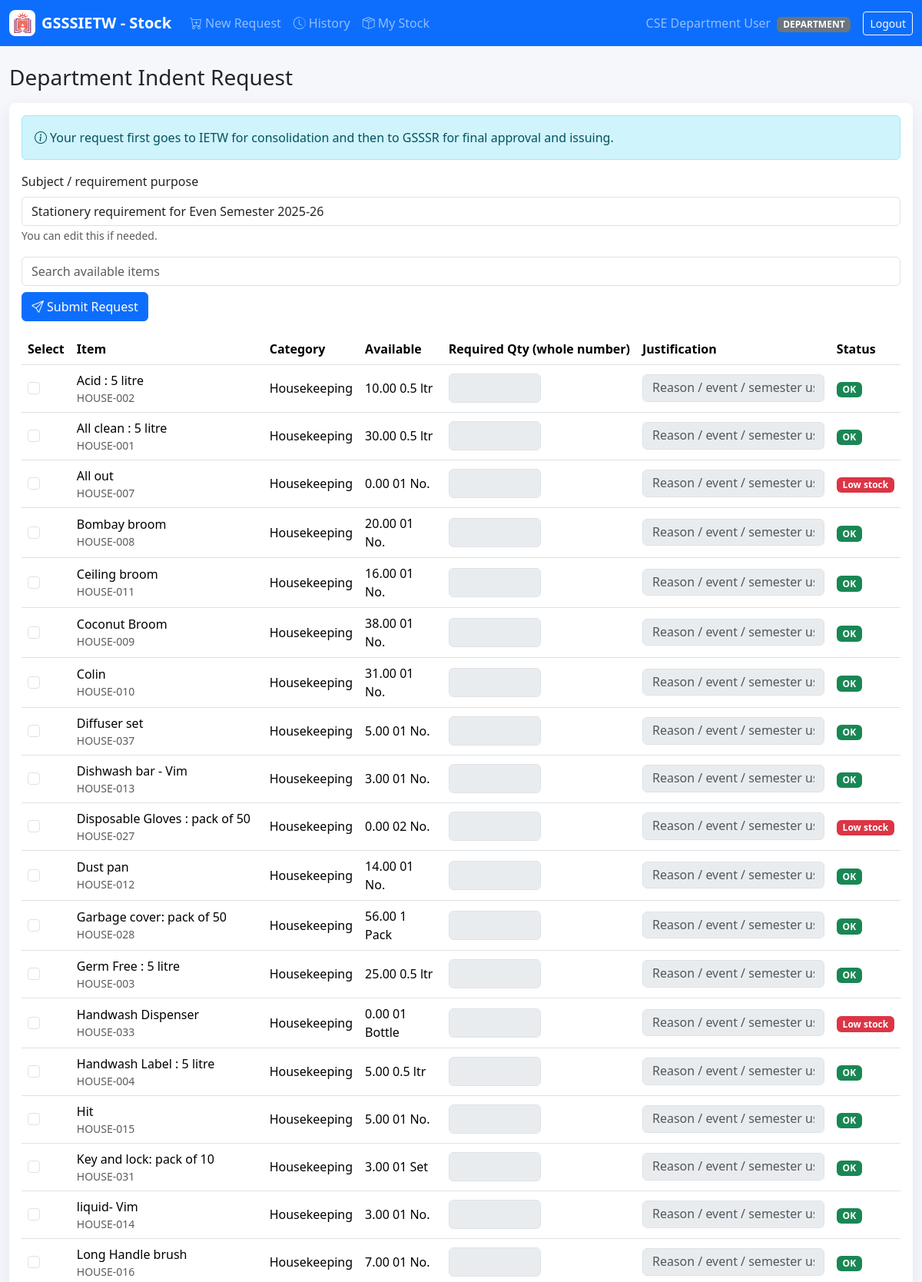
Screenshot of /department/request.php (signed in, upper part) with the database file from the repository.
### tables this page shows
CREATE TABLE items (
  id INT AUTO_INCREMENT PRIMARY KEY,
  item_code VARCHAR(60) NOT NULL UNIQUE,
  item_name VARCHAR(180) NOT NULL,
  category_id INT NOT NULL,
  quantity DECIMAL(12,2) NOT NULL DEFAULT 0,
  unit VARCHAR(40) NOT NULL DEFAULT 'Nos',
  unit_price DECIMAL(12,2) NOT NULL DEFAULT 0,
  minimum_stock DECIMAL(12,2) NOT NULL DEFAULT 0,
  storage_location VARCHAR(160) NULL,
  description TEXT NULL,
  status ENUM('ACTIVE','INACTIVE') NOT NULL DEFAULT 'ACTIVE',
  archive_reason TEXT NULL,
  archived_by INT NULL,
  archived_at DATETIME NULL,
  deletion_approval_status ENUM('NOT_REQUESTED','PENDING_GSSSR','APPROVED_BY_GSSSR','REJECTED_BY_GSSSR') NOT NULL DEFAULT 'NOT_REQUESTED',
  invoice_path VARCHAR(255) NULL,
  created_by INT NULL,
  created_at TIMESTAMP DEFAULT CURRENT_TIMESTAMP,
  updated_at TIMESTAMP NULL DEFAULT NULL ON UPDATE CURRENT_TIMESTAMP,
  deleted_at TIMESTAMP NULL DEFAULT NULL,
  INDEX idx_items_category (category_id),
  INDEX idx_items_low_stock (quantity, minimum_stock),
  FOREIGN KEY (category_id) REFERENCES categories(id),
  FOREIGN KEY (created_by) REFERENCES users(id),
  FOREIGN KEY (archived_by) REFERENCES users(id)
);

CREATE TABLE categories (
  id INT AUTO_INCREMENT PRIMARY KEY,
  name VARCHAR(120) NOT NULL UNIQUE,
  description TEXT NULL,
  created_at TIMESTAMP DEFAULT CURRENT_TIMESTAMP
);

### includes/db.php (called while the page is built, shortened)
<?php
final class Database
{
    private static ?PDO $pdo = null;
    public static function conn(): PDO
    {
        if (self::$pdo === null) {
            $dsn = 'mysql:host=' . DB_HOST . ';dbname=' . DB_NAME . ';charset=utf8mb4';
            self::$pdo = new PDO($dsn, DB_USER, DB_PASS, [
                PDO::ATTR_ERRMODE => PDO::ERRMODE_EXCEPTION,
                PDO::ATTR_DEFAULT_FETCH_MODE => PDO::FETCH_ASSOC,
                PDO::ATTR_EMULATE_PREPARES => false,
            ]);
        }
        return self::$pdo;
    }
}

### department/request.php (the view, shortened to what this page needs)
<?php
require_once __DIR__ . '/../includes/layout.php';
$currentMonth = (int)date('n');
$currentYear  = (int)date('Y');
if ($currentMonth >= 8 && $currentMonth <= 12) {
    $academicStart = $currentYear;
    $academicEnd   = $currentYear + 1;
    $semesterType  = 'Odd';
} elseif ($currentMonth >= 1 && $currentMonth <= 1) {
    $academicStart = $currentYear - 1;
    $academicEnd   = $currentYear;
    $semesterType  = 'Odd';
} else {
    $academicStart = $currentYear - 1;
    $academicEnd   = $currentYear;
    $semesterType  = 'Even';
}
$academicYear = $academicStart . '-' . substr($academicEnd, -2);
$defaultPurpose = "Stationery requirement for $semesterType Semester $academicYear";
$items = rows('SELECT i.*, c.name category_name FROM items i JOIN categories c ON c.id=i.category_id WHERE i.deleted_at IS NULL AND i.status="ACTIVE" ORDER BY c.name,i.item_name');
?>
<h1 class="h3 mb-3">Department Indent Request</h1>
<form method="post" class="card metric-card">
  <div class="card-body">
    <div class="alert alert-info"><i class="bi bi-info-circle me-1"></i>Your request first goes to IETW for consolidation and then to GSSSR for final approval and issuing.</div>
    <div class="mb-3">
      <label class="form-label">Subject / requirement purpose</label>
      <input type="text" name="purpose" class="form-control" value="<?= htmlspecialchars($defaultPurpose) ?>" required>
      <small class="text-muted">You can edit this if needed.</small>
    </div>
    <div class="d-flex flex-wrap justify-content-between align-items-center gap-2 mb-3">
      <input class="form-control flex-grow-1 request-search" data-filter-table="#requestItems" placeholder="Search available items">
      <button class="btn btn-primary"><i class="bi bi-send me-1"></i>Submit Request</button>
    </div>
    <div class="table-responsive">
      <table class="table table-hover align-middle" id="requestItems">
        <thead>
          <tr>
            <th>Select</th>
            <th>Item</th>
            <th>Category</th>
            <th>Available</th>
            <th>Required Qty (whole number)</th>
            <th>Justification</th>
            <th>Status</th>
          </tr>
        </thead>
        <tbody>
        <?php foreach($items as $item): ?>
          <tr>
            <td><input class="form-check-input request-check" type="checkbox" name="items[]" value="<?= $item['id'] ?>"></td>
            <td><?= e($item['item_name']) ?><div class="small text-muted"><?= e($item['item_code']) ?></div></td>
            <td><?= e($item['category_name']) ?></td>
            <td><?= e($item['quantity'].' '.$item['unit']) ?></td>
            <td><input class="form-control qty-input request-qty" type="number" min="1" step="1" name="qty[<?= $item['id'] ?>]" disabled></td>
            <td><input class="form-control request-justification" name="justification[<?= $item['id'] ?>]" placeholder="Reason / event / semester use" disabled></td>
            <td><?= stock_badge($item) ?></td>
          </tr>
        <?php endforeach; ?>
        </tbody>
      </table>
    </div>
  </div>
</form>

### includes/functions.php (shortened to what this page needs)
<?php
require_once __DIR__ . '/db.php';
function e(?string $value): string
{
    return htmlspecialchars((string)$value, ENT_QUOTES, 'UTF-8');
}
function stock_badge(array $item): string
{
    if ((float)$item['quantity'] < (float)$item['minimum_stock']) {
        return '<span class="badge text-bg-danger">Low stock</span>';
    }
    return '<span class="badge text-bg-success">OK</span>';
}
function rows(string $sql, array $params = []): array
{
    $stmt = Database::conn()->prepare($sql);
    $stmt->execute($params);
    return $stmt->fetchAll();
}

### assets/css/app.css (style rules this page uses)
body { background: #f5f7fb; }
.metric-card { border: 0; border-radius: 8px; box-shadow: 0 8px 24px rgba(30, 41, 59, .08); }
.table thead th { white-space: nowrap; }
.qty-input { max-width: 120px; }
.request-search { min-width: min(520px, 100%); }
.request-justification { min-width: 220px; white-space: normal; line-height: 1.35; }

### rows the page displays
items: item_name "Acid : 5 litre", item_code "HOUSE-002", category.name "Housekeeping", quantity+unit "10.00 0.5 ltr"
items: item_name "All clean : 5 litre", item_code "HOUSE-001", category.name "Housekeeping", quantity+unit "30.00 0.5 ltr"
items: item_name "All out", item_code "HOUSE-007", category.name "Housekeeping", quantity+unit "0.00 01 No.", minimum_stock "Low stock"
items: item_name "Bombay broom", item_code "HOUSE-008", category.name "Housekeeping", quantity+unit "20.00 01 No."
items: item_name "Ceiling broom", item_code "HOUSE-011", category.name "Housekeeping", quantity+unit "16.00 01 No."
items: item_name "Coconut Broom", item_code "HOUSE-009", category.name "Housekeeping", quantity+unit "38.00 01 No."
items: item_name "Colin", item_code "HOUSE-010", category.name "Housekeeping", quantity+unit "31.00 01 No."
items: item_name "Diffuser set", item_code "HOUSE-037", category.name "Housekeeping", quantity+unit "5.00 01 No."
items: item_name "Dishwash bar - Vim", item_code "HOUSE-013", category.name "Housekeeping", quantity+unit "3.00 01 No."
items: item_name "Disposable Gloves : pack of 50", item_code "HOUSE-027", category.name "Housekeeping", quantity+unit "0.00 02 No.", minimum_stock "Low stock"
items: item_name "Dust pan", item_code "HOUSE-012", category.name "Housekeeping", quantity+unit "14.00 01 No."
items: item_name "Garbage cover: pack of 50", item_code "HOUSE-028", category.name "Housekeeping", quantity+unit "56.00 1 Pack"
items: item_name "Germ Free : 5 litre", item_code "HOUSE-003", category.name "Housekeeping", quantity+unit "25.00 0.5 ltr"
items: item_name "Handwash Dispenser", item_code "HOUSE-033", category.name "Housekeeping", quantity+unit "0.00 01 Bottle", minimum_stock "Low stock"
items: item_name "Handwash Label : 5 litre", item_code "HOUSE-004", category.name "Housekeeping", quantity+unit "5.00 0.5 ltr"
items: item_name "Hit", item_code "HOUSE-015", category.name "Housekeeping", quantity+unit "5.00 01 No."
items: item_name "Key and lock: pack of 10", item_code "HOUSE-031", category.name "Housekeeping", quantity+unit "3.00 01 Set"
items: item_name "liquid- Vim", item_code "HOUSE-014", category.name "Housekeeping", quantity+unit "3.00 01 No."
items: item_name "Long Handle brush", item_code "HOUSE-016", category.name "Housekeeping", quantity+unit "7.00 01 No."

### other values shown
APP_SHORT_NAME "GSSSIETW - Stock"
$l[1] "New Request"
$l[1] "History"
$l[1] "My Stock"
$u['name'] "CSE Department User"
$role "DEPARTMENT"
